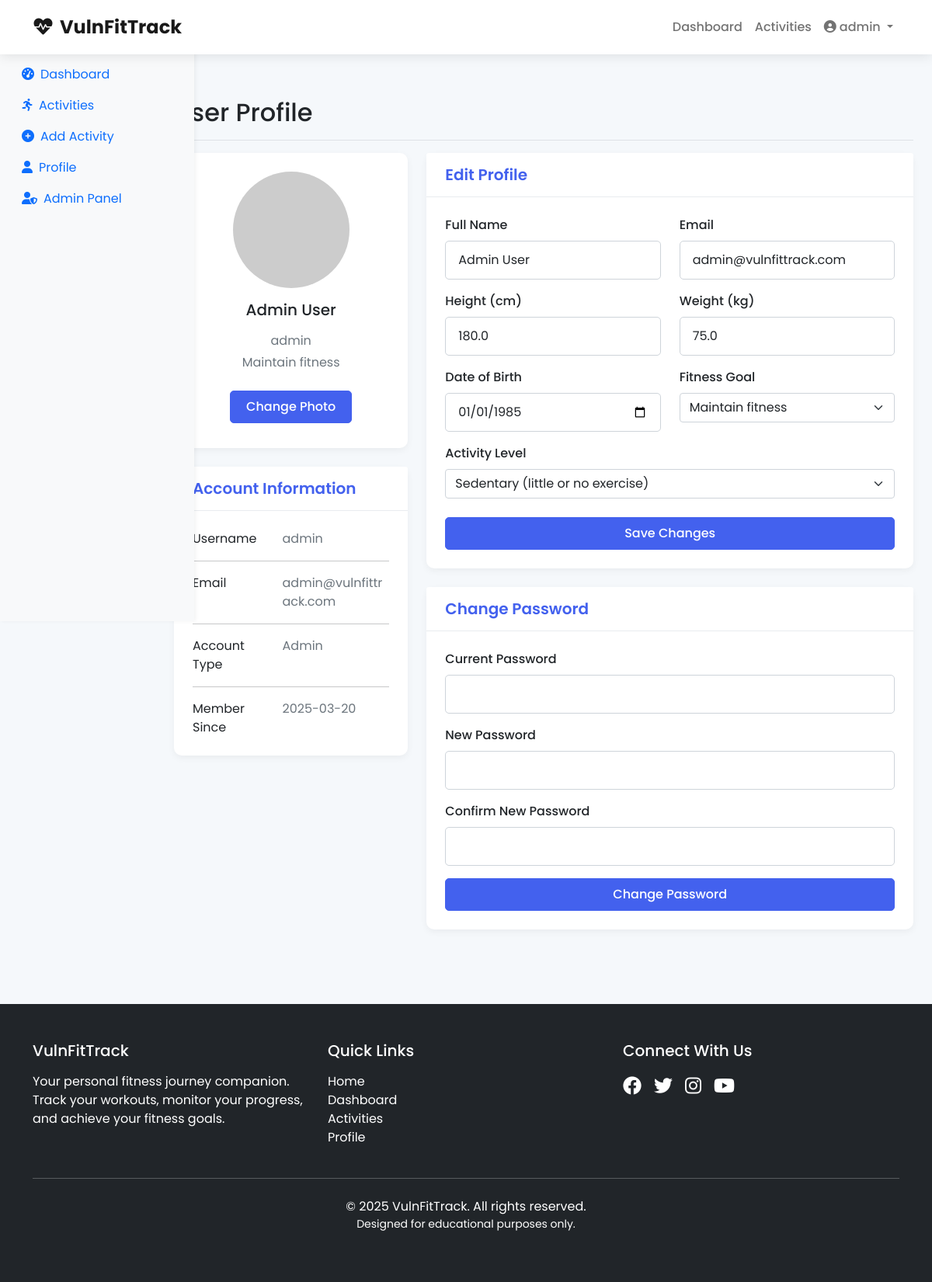
Screenshot of /profile (signed in) with the database file from the repository.
### tables this page shows
CREATE TABLE users (
        id INTEGER PRIMARY KEY AUTOINCREMENT,
        username TEXT UNIQUE NOT NULL,
        password TEXT NOT NULL,
        email TEXT UNIQUE NOT NULL,
        full_name TEXT,
        height FLOAT,
        weight FLOAT,
        dob TEXT,
        fitness_goal TEXT,
        role TEXT DEFAULT 'user',
        created_at TIMESTAMP DEFAULT CURRENT_TIMESTAMP
    );

### app.py (the view, shortened to what this page needs)
@app.route('/profile', methods=['GET', 'POST'])
def profile():
    if 'user_id' not in session:
        flash('Please log in to access your profile.', 'warning')
        return redirect(url_for('login'))
    conn = sqlite3.connect(DB_PATH)
    conn.row_factory = sqlite3.Row
    cursor = conn.cursor()
    cursor.execute("SELECT * FROM users WHERE id = ?", (session['user_id'],))
    user = cursor.fetchone()
    conn.close()
    return render_template('profile.html', user=user)

### templates/profile.html (shortened to what this page needs)
{% extends 'base.html' %}
{% block content %}
<div class="container-fluid">
    <div class="row">
        <div class="col-md-3 col-lg-2 d-md-block bg-light sidebar collapse">
            <div class="position-sticky pt-3">
                <ul class="nav flex-column">
                    <li class="nav-item">
                        <a class="nav-link" href="{{ url_for('dashboard') }}">
                            <i class="fas fa-tachometer-alt me-2"></i>Dashboard
                        </a>
                    </li>
                    <li class="nav-item">
                        <a class="nav-link" href="{{ url_for('activities') }}">
                            <i class="fas fa-running me-2"></i>Activities
                        </a>
                    </li>
                    <li class="nav-item">
                        <a class="nav-link" href="{{ url_for('add_activity') }}">
                            <i class="fas fa-plus-circle me-2"></i>Add Activity
                        </a>
                    </li>
                    <li class="nav-item">
                        <a class="nav-link active" href="{{ url_for('profile') }}">
                            <i class="fas fa-user me-2"></i>Profile
                        </a>
                    </li>
                    {% if session.get('role') == 'admin' %}
                    <li class="nav-item">
                        <a class="nav-link" href="{{ url_for('admin') }}">
                            <i class="fas fa-user-shield me-2"></i>Admin Panel
                        </a>
                    </li>
                    {% endif %}
                </ul>
            </div>
        </div>
        <main class="col-md-9 ms-sm-auto col-lg-10 px-md-4 py-4">
            <div class="d-flex justify-content-between flex-wrap flex-md-nowrap align-items-center pt-3 pb-2 mb-3 border-bottom">
                <h1 class="h2">User Profile</h1>
            </div>
            <div class="row">
                <div class="col-lg-4">
                    <div class="card mb-4">
                        <div class="card-body text-center">
                            <img src="https://via.placeholder.com/150" alt="avatar" class="rounded-circle img-fluid" style="width: 150px;">
                            <h5 class="my-3">{{ user.full_name }}</h5>
                            <p class="text-muted mb-1">{{ user.username }}</p>
                            <p class="text-muted mb-4">{{ user.fitness_goal or 'No fitness goal set' }}</p>
                            <div class="d-flex justify-content-center mb-2">
                                <button type="button" class="btn btn-primary">Change Photo</button>
                            </div>
                        </div>
                    </div>
                    <div class="card mb-4">
                        <div class="card-header">
                            <h5 class="card-title mb-0">Account Information</h5>
                        </div>
                        <div class="card-body">
                            <div class="row">
                                <div class="col-sm-5">
                                    <p class="mb-0">Username</p>
                                </div>
                                <div class="col-sm-7">
                                    <p class="text-muted mb-0">{{ user.username }}</p>
                                </div>
                            </div>
                            <hr>
                            <div class="row">
                                <div class="col-sm-5">
                                    <p class="mb-0">Email</p>
                                </div>
                                <div class="col-sm-7">
                                    <p class="text-muted mb-0">{{ user.email }}</p>
                                </div>
                            </div>
                            <hr>
                            <div class="row">
                                <div class="col-sm-5">
                                    <p class="mb-0">Account Type</p>
                                </div>
                                <div class="col-sm-7">
                                    <p class="text-muted mb-0">{{ user.role|capitalize }}</p>
                                </div>
                            </div>
                            <hr>
                            <div class="row">
                                <div class="col-sm-5">
                                    <p class="mb-0">Member Since</p>
                                </div>
                                <div class="col-sm-7">
                                    <p class="text-muted mb-0">{{ user.created_at[:10] }}</p>
                                </div>
                            </div>
                        </div>
                    </div>
                </div>
                <div class="col-lg-8">
                    <div class="card mb-4">
                        <div class="card-header">
                            <h5 class="card-title mb-0">Edit Profile</h5>
                        </div>
                        <div class="card-body">
                            <form method="post" action="{{ url_for('profile') }}">
                                <div class="row mb-3">
                                    <div class="col-md-6">
                                        <label for="full_name" class="form-label">Full Name</label>
                                        <input type="text" class="form-control" id="full_name" name="full_name" value="{{ user.full_name or '' }}">
                                    </div>
                                    <div class="col-md-6">
                                        <label for="email" class="form-label">Email</label>
                                        <input type="email" class="form-control" id="email" name="email" value="{{ user.email or '' }}">
                                    </div>
                                </div>
                                <div class="row mb-3">
                                    <div class="col-md-6">
                                        <label for="height" class="form-label">Height (cm)</label>
                                        <input type="number" step="0.1" class="form-control" id="height" name="height" value="{{ user.height or '' }}">
                                    </div>
                                    <div class="col-md-6">
                                        <label for="weight" class="form-label">Weight (kg)</label>
                                        <input type="number" step="0.1" class="form-control" id="weight" name="weight" value="{{ user.weight or '' }}">
                                    </div>
                                </div>
                                <div class="row mb-3">
                                    <div class="col-md-6">
                                        <label for="dob" class="form-label">Date of Birth</label>
                                        <input type="date" class="form-control" id="dob" name="dob" value="{{ user.dob or '' }}">
                                    </div>
                                    <div class="col-md-6">
                                        <label for="fitness_goal" class="form-label">Fitness Goal</label>
                                        <select class="form-select" id="fitness_goal" name="fitness_goal">
                                            <option value="Maintain fitness" {% if user.fitness_goal == 'Maintain fitness' %}selected{% endif %}>Maintain fitness</option>
                                        </select>
                                    </div>
                                </div>
                                <div class="row mb-3">
                                    <div class="col-12">
                                        <label for="activity_level" class="form-label">Activity Level</label>
                                        <select class="form-select" id="activity_level" name="activity_level">
                                            <option value="sedentary">Sedentary (little or no exercise)</option>
                                        </select>
                                    </div>
                                </div>
                                <div class="d-grid mt-4">
                                    <button type="submit" class="btn btn-primary">Save Changes</button>
                                </div>
                            </form>
                        </div>
                    </div>
                    <div class="card mb-4">
                        <div class="card-header">
                            <h5 class="card-title mb-0">Change Password</h5>
                        </div>
                        <div class="card-body">
                            <form>
                                <div class="mb-3">
                                    <label for="current_password" class="form-label">Current Password</label>
                                    <input type="password" class="form-control" id="current_password" name="current_password">
                                </div>
                                <div class="mb-3">
                                    <label for="new_password" class="form-label">New Password</label>
                                    <input type="password" class="form-control" id="new_password" name="new_password">
                                </div>
                                <div class="mb-3">
                                    <label for="confirm_password" class="form-label">Confirm New Password</label>
                                    <input type="password" class="form-control" id="confirm_password" name="confirm_password">
                                </div>
                                <div class="d-grid">
                                    <button type="button" class="btn btn-primary">Change Password</button>
                                </div>
                            </form>
                        </div>
                    </div>
                </div>
            </div>
        </main>
    </div>
</div>
{% endblock %}

### static/css/main.css (style rules this page uses)
:root { --primary: #4361ee; --primary-dark: #3a56d4; --secondary: #06d6a0; --secondary-dark: #05c091; --danger: #ef476f; --warning: #ffd166; --dark: #212529; --light: #f8f9fa; --light-gray: #e9ecef; --medium-gray: #ced4da; --sidebar-width: 250px; }
body { font-family: 'Poppins', sans-serif; background-color: #f5f8fb; color: var(--dark); margin: 0; padding: 0; }
.btn { padding: 0.5rem 1.25rem; font-weight: 500; border-radius: 5px; transition: all 0.3s ease; }
.btn-primary { background-color: var(--primary); border-color: var(--primary); }
.card { border: none; border-radius: 10px; box-shadow: 0 3px 10px rgba(0, 0, 0, 0.05); transition: transform 0.3s ease, box-shadow 0.3s ease; margin-bottom: 1.5rem; }
.card-header { background-color: white; border-bottom: 1px solid var(--light-gray); padding: 1rem 1.5rem; }
.card-title { margin-bottom: 0; font-weight: 600; color: var(--primary); }
.card-body { padding: 1.5rem; }
.form-control { border-radius: 5px; padding: 0.75rem 1rem; border: 1px solid var(--medium-gray); }
.form-label { font-weight: 500; margin-bottom: 0.5rem; }
.sidebar { width: var(--sidebar-width); background-color: white; min-height: calc(100vh - 60px); position: fixed; top: 60px; left: 0; box-shadow: 2px 0 5px rgba(0, 0, 0, 0.05); z-index: 100; transition: all 0.3s ease; }

### rows the page displays
users: full_name "Admin User", username "admin", fitness_goal "Maintain fitness", email "admin@vulnfittrack.com", role "Admin", created_at "2025-03-20", height "180.0", weight "75.0", dob "01/01/1985"

### other values shown
{{ session.get('username') }} "admin"
